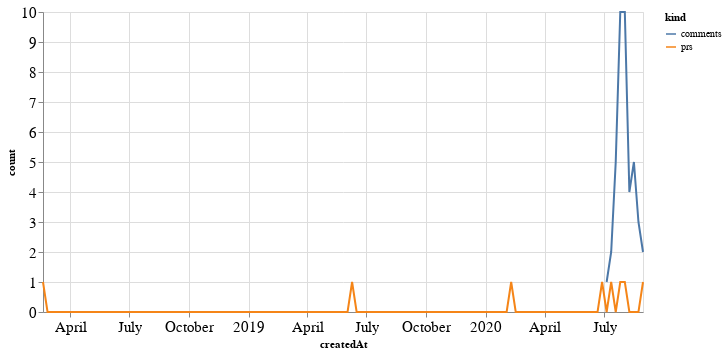

Notebook code cell kept with this figure:
### Code cell
alt.Chart(total_time, width=600).mark_line().encode(
    x='createdAt',
    y='count',
    color='kind'
)

### Figure 1 — Vega-Lite specification as saved in the notebook (floating-point values rounded to 4 significant figures; data arrays with more than 128 entries replaced by an {"elided": "..."} marker saying what was removed)
{"config": {"axisLeft": {"labelFontSize": 15}, "axisBottom": {"labelFontSize": 15}}, "data": {"name": "data-6c61cc480e4b4bdcc039502b05076c7d"}, "mark": "line", "encoding": {"color": {"type": "nominal", "field": "kind"}, "x": {"type": "temporal", "field": "createdAt"}, "y": {"type": "quantitative", "field": "count"}}, "width": 600, "$schema": "https://vega.github.io/schema/vega-lite/v4.8.1.json", "datasets": {"data-6c61cc480e4b4bdcc039502b05076c7d": {"elided": "266 records"}}}
